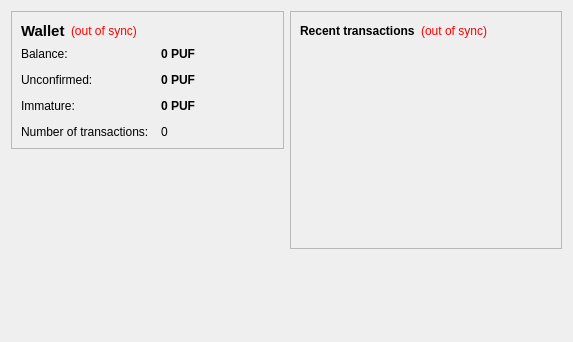
<?xml version="1.0" encoding="UTF-8"?>
<ui version="4.0">
 <class>OverviewPage</class>
 <widget class="QWidget" name="OverviewPage">
  <property name="geometry">
   <rect>
    <x>0</x>
    <y>0</y>
    <width>573</width>
    <height>342</height>
   </rect>
  </property>
  <property name="windowTitle">
   <string>Form</string>
  </property>
  <layout class="QHBoxLayout" name="horizontalLayout" stretch="1,1">
   <item>
    <layout class="QVBoxLayout" name="verticalLayout_2">
     <item>
      <widget class="QFrame" name="frame">
       <property name="frameShape">
        <enum>QFrame::StyledPanel</enum>
       </property>
       <property name="frameShadow">
        <enum>QFrame::Raised</enum>
       </property>
       <layout class="QVBoxLayout" name="verticalLayout_4">
        <item>
         <layout class="QHBoxLayout" name="horizontalLayout_4">
          <item>
           <widget class="QLabel" name="label_5">
            <property name="font">
             <font>
              <pointsize>11</pointsize>
              <weight>75</weight>
              <bold>true</bold>
             </font>
            </property>
            <property name="text">
             <string>Wallet</string>
            </property>
           </widget>
          </item>
          <item>
           <widget class="QLabel" name="labelWalletStatus">
            <property name="toolTip">
             <string>The displayed information may be out of date. Your wallet automatically synchronizes with the PuffCoin network after a connection is established, but this process has not completed yet.</string>
            </property>
            <property name="styleSheet">
             <string notr="true">QLabel { color: red; }</string>
            </property>
            <property name="text">
             <string notr="true">(out of sync)</string>
            </property>
            <property name="alignment">
             <set>Qt::AlignLeading|Qt::AlignLeft|Qt::AlignVCenter</set>
            </property>
           </widget>
          </item>
          <item>
           <spacer name="horizontalSpacer_2">
            <property name="orientation">
             <enum>Qt::Horizontal</enum>
            </property>
            <property name="sizeHint" stdset="0">
             <size>
              <width>40</width>
              <height>20</height>
             </size>
            </property>
           </spacer>
          </item>
         </layout>
        </item>
        <item>
         <layout class="QFormLayout" name="formLayout_2">
          <property name="fieldGrowthPolicy">
           <enum>QFormLayout::AllNonFixedFieldsGrow</enum>
          </property>
          <property name="horizontalSpacing">
           <number>12</number>
          </property>
          <property name="verticalSpacing">
           <number>12</number>
          </property>
          <item row="0" column="0">
           <widget class="QLabel" name="label">
            <property name="text">
             <string>Balance:</string>
            </property>
           </widget>
          </item>
          <item row="0" column="1">
           <widget class="QLabel" name="labelBalance">
            <property name="font">
             <font>
              <weight>75</weight>
              <bold>true</bold>
             </font>
            </property>
            <property name="cursor">
             <cursorShape>IBeamCursor</cursorShape>
            </property>
            <property name="toolTip">
             <string>Your current balance</string>
            </property>
            <property name="text">
             <string notr="true">0 PUF</string>
            </property>
            <property name="textInteractionFlags">
             <set>Qt::LinksAccessibleByMouse|Qt::TextSelectableByKeyboard|Qt::TextSelectableByMouse</set>
            </property>
           </widget>
          </item>
          <item row="1" column="0">
           <widget class="QLabel" name="label_3">
            <property name="text">
             <string>Unconfirmed:</string>
            </property>
           </widget>
          </item>
          <item row="1" column="1">
           <widget class="QLabel" name="labelUnconfirmed">
            <property name="font">
             <font>
              <weight>75</weight>
              <bold>true</bold>
             </font>
            </property>
            <property name="cursor">
             <cursorShape>IBeamCursor</cursorShape>
            </property>
            <property name="toolTip">
             <string>Total of transactions that have yet to be confirmed, and do not yet count toward the current balance</string>
            </property>
            <property name="text">
             <string notr="true">0 PUF</string>
            </property>
            <property name="textInteractionFlags">
             <set>Qt::LinksAccessibleByMouse|Qt::TextSelectableByKeyboard|Qt::TextSelectableByMouse</set>
            </property>
           </widget>
          </item>
          <item row="3" column="0">
           <widget class="QLabel" name="label_2">
            <property name="text">
             <string>Number of transactions:</string>
            </property>
           </widget>
          </item>
          <item row="3" column="1">
           <widget class="QLabel" name="labelNumTransactions">
            <property name="toolTip">
             <string>Total number of transactions in wallet</string>
            </property>
            <property name="text">
             <string notr="true">0</string>
            </property>
           </widget>
          </item>
          <item row="2" column="0">
           <widget class="QLabel" name="labelImmatureText">
            <property name="text">
             <string>Immature:</string>
            </property>
           </widget>
          </item>
          <item row="2" column="1">
           <widget class="QLabel" name="labelImmature">
            <property name="font">
             <font>
              <weight>75</weight>
              <bold>true</bold>
             </font>
            </property>
            <property name="toolTip">
             <string>Mined balance that has not yet matured</string>
            </property>
            <property name="text">
             <string notr="true">0 PUF</string>
            </property>
            <property name="textInteractionFlags">
             <set>Qt::LinksAccessibleByMouse|Qt::TextSelectableByKeyboard|Qt::TextSelectableByMouse</set>
            </property>
           </widget>
          </item>
         </layout>
        </item>
       </layout>
      </widget>
     </item>
     <item>
      <spacer name="verticalSpacer">
       <property name="orientation">
        <enum>Qt::Vertical</enum>
       </property>
       <property name="sizeHint" stdset="0">
        <size>
         <width>20</width>
         <height>40</height>
        </size>
       </property>
      </spacer>
     </item>
    </layout>
   </item>
   <item>
    <layout class="QVBoxLayout" name="verticalLayout_3">
     <item>
      <widget class="QFrame" name="frame_2">
       <property name="frameShape">
        <enum>QFrame::StyledPanel</enum>
       </property>
       <property name="frameShadow">
        <enum>QFrame::Raised</enum>
       </property>
       <layout class="QVBoxLayout" name="verticalLayout">
        <item>
         <layout class="QHBoxLayout" name="horizontalLayout_2">
          <item>
           <widget class="QLabel" name="label_4">
            <property name="text">
             <string>&lt;b&gt;Recent transactions&lt;/b&gt;</string>
            </property>
           </widget>
          </item>
          <item>
           <widget class="QLabel" name="labelTransactionsStatus">
            <property name="toolTip">
             <string>The displayed information may be out of date. Your wallet automatically synchronizes with the PuffCoin network after a connection is established, but this process has not completed yet.</string>
            </property>
            <property name="styleSheet">
             <string notr="true">QLabel { color: red; }</string>
            </property>
            <property name="text">
             <string notr="true">(out of sync)</string>
            </property>
            <property name="alignment">
             <set>Qt::AlignRight|Qt::AlignTrailing|Qt::AlignVCenter</set>
            </property>
           </widget>
          </item>
          <item>
           <spacer name="horizontalSpacer">
            <property name="orientation">
             <enum>Qt::Horizontal</enum>
            </property>
            <property name="sizeHint" stdset="0">
             <size>
              <width>40</width>
              <height>20</height>
             </size>
            </property>
           </spacer>
          </item>
         </layout>
        </item>
        <item>
         <widget class="QListView" name="listTransactions">
          <property name="styleSheet">
           <string notr="true">QListView { background: transparent; }</string>
          </property>
          <property name="frameShape">
           <enum>QFrame::NoFrame</enum>
          </property>
          <property name="verticalScrollBarPolicy">
           <enum>Qt::ScrollBarAlwaysOff</enum>
          </property>
          <property name="horizontalScrollBarPolicy">
           <enum>Qt::ScrollBarAlwaysOff</enum>
          </property>
          <property name="selectionMode">
           <enum>QAbstractItemView::NoSelection</enum>
          </property>
         </widget>
        </item>
       </layout>
      </widget>
     </item>
     <item>
      <spacer name="verticalSpacer_2">
       <property name="orientation">
        <enum>Qt::Vertical</enum>
       </property>
       <property name="sizeHint" stdset="0">
        <size>
         <width>20</width>
         <height>40</height>
        </size>
       </property>
      </spacer>
     </item>
    </layout>
   </item>
  </layout>
 </widget>
 <resources/>
 <connections/>
</ui>
